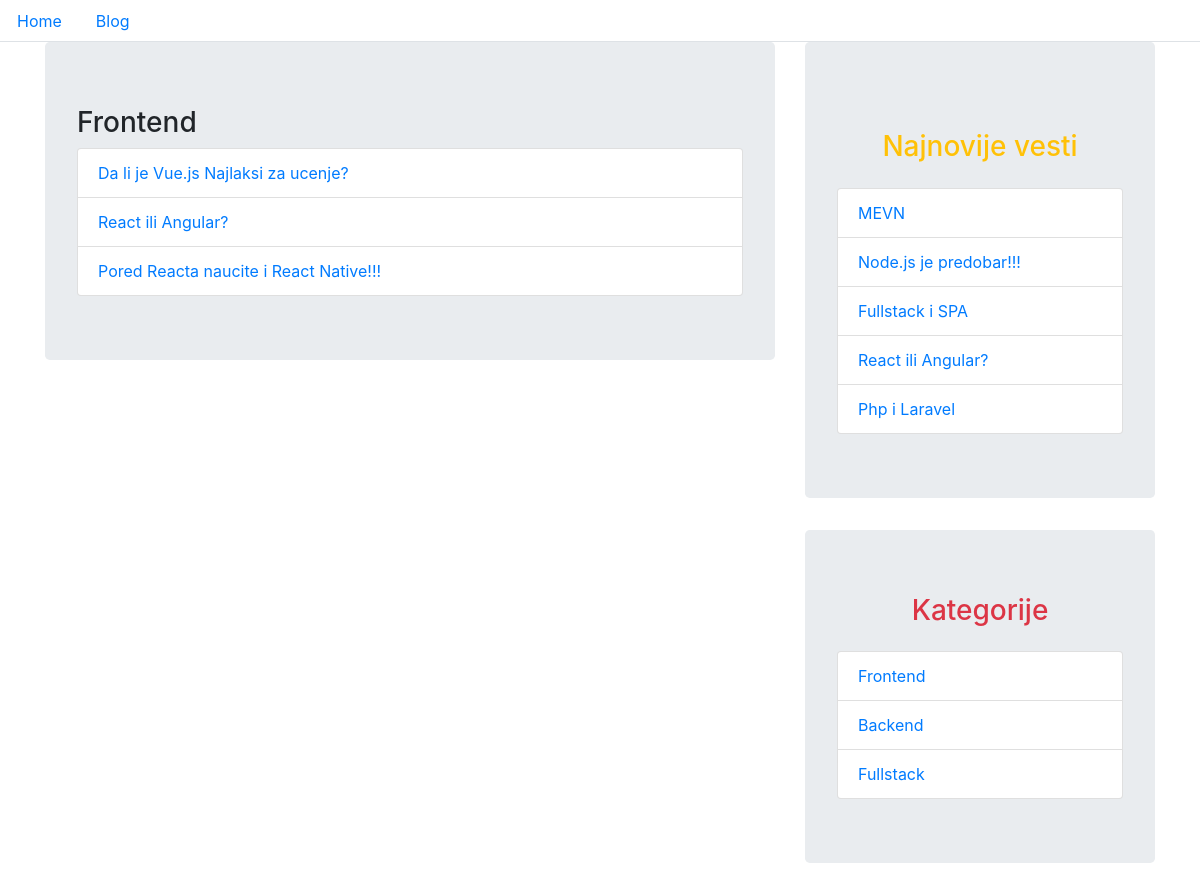
Screenshot of /kategorija.php?id=1 with the database file from the repository.
### tables this page shows
CREATE TABLE `kategorija` (
  `id` int(11) NOT NULL,
  `naziv` varchar(120) NOT NULL
);

CREATE TABLE `vest` (
  `id` int(11) NOT NULL,
  `naslov` varchar(80) NOT NULL,
  `sadrzaj` text NOT NULL,
  `kategorija_id` int(11) NOT NULL,
  `slika` varchar(200) DEFAULT NULL,
  `objavljeno` date NOT NULL
);

### kategorija.php (the view)
<?php require_once 'db.php' ?>
<?php
  $id = $_GET['id'];
  $stmt = $pdo->prepare("SELECT naziv FROM kategorija WHERE id = ?");
  $stmt->execute([$id]);
  $kategorija = $stmt->fetch();
  $stmt = $pdo->prepare("SELECT * FROM vest WHERE kategorija_id = ?");
  $stmt->execute([$id]);
  $vesti = $stmt->fetchAll();
?>
<?php include 'modules/head.php' ?>
<?php include 'modules/mainnav.php' ?>
<div class="container">
  <div class="row">
    <div class="col-md-8">
      <div class="jumbotron">
        <h3><?= $kategorija['naziv'] ?></h3>
        <ul class="list-group">
          <?php foreach ($vesti as $vest) { ?>
            <li class="list-group-item">
              <a href="vest.php?id=<?=$vest['id'] ?>">
                <?= $vest['naslov'] ?>
              </a>
            </li>
          <?php } ?>
        </ul>
      </div>
    </div>
    <div class="col-md-4">
      <?php include 'modules/najnovije-vesti.php' ?>
      <?php include 'modules/kategorije.php' ?>
    </div>
  </div>
</div>
<?php include 'modules/foot.php' ?>

### modules/najnovije-vesti.php
<?php require_once 'db.php' ?>
<?php
  $stmt = $pdo->query("SELECT * FROM vest ORDER BY objavljeno DESC LIMIT 5");
  $vesti = $stmt->fetchAll();
?>
<div class="jumbotron">
  <h3 class="text-center mb-4 mt-4 text-warning">Najnovije vesti</h3>
  <ul class="list-group">
    <?php foreach ($vesti as $vest) { ?>
      <li class="list-group-item">
        <a href="vest.php?id=<?= $vest['id'] ?>"><?= $vest['naslov'] ?></a>
      </li>
    <?php } ?>
  </ul>
</div>

### modules/kategorije.php
<?php require_once 'db.php' ?>
<?php
  $stmt = $pdo->query("SELECT * FROM kategorija");
  $kategorije = $stmt->fetchAll();
?>
<div class="jumbotron">
  <h3 class="mb-4 text-center text-danger">Kategorije</h3>
  <ul class="list-group">
    <?php foreach ($kategorije as $kategorija) { ?>
        <li class="list-group-item">
          <a href="kategorija.php?id=<?= $kategorija['id'] ?>">
            <?= $kategorija['naziv'] ?>
          </a>
        </li>
    <?php } ?>
  </ul>
</div>

### rows the page displays
kategorija: naziv "Frontend"
vest: naslov "Da li je Vue.js Najlaksi za ucenje?"
vest: naslov "React ili Angular?"
vest: naslov "Pored Reacta naucite i React Native!!!"
vest: naslov "MEVN"
vest: naslov "Node.js je predobar!!!"
vest: naslov "Fullstack i SPA"
vest: naslov "Php i Laravel"
kategorija: naziv "Backend"
kategorija: naziv "Fullstack"
